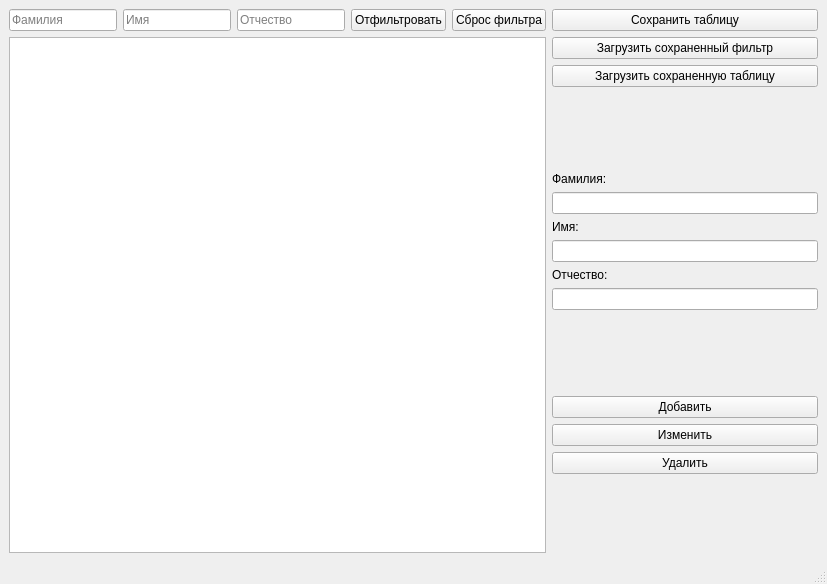
<?xml version="1.0" encoding="UTF-8"?>
<ui version="4.0">
 <class>PatientFileWindow</class>
 <widget class="QMainWindow" name="PatientFileWindow">
  <property name="geometry">
   <rect>
    <x>0</x>
    <y>0</y>
    <width>827</width>
    <height>584</height>
   </rect>
  </property>
  <property name="windowTitle">
   <string>Картотека пациентов</string>
  </property>
  <widget class="QWidget" name="centralwidget">
   <layout class="QGridLayout" name="gridLayout">
    <item row="0" column="0">
     <layout class="QHBoxLayout" name="horizontalLayout">
      <item>
       <layout class="QVBoxLayout" name="verticalLayout_5">
        <item>
         <layout class="QHBoxLayout" name="horizontalLayout_2">
          <item>
           <widget class="QLineEdit" name="surname_for_filter">
            <property name="inputMask">
             <string/>
            </property>
            <property name="text">
             <string/>
            </property>
            <property name="placeholderText">
             <string>Фамилия</string>
            </property>
           </widget>
          </item>
          <item>
           <widget class="QLineEdit" name="name_for_filter">
            <property name="text">
             <string/>
            </property>
            <property name="placeholderText">
             <string>Имя</string>
            </property>
           </widget>
          </item>
          <item>
           <widget class="QLineEdit" name="patronymic_for_filter">
            <property name="text">
             <string/>
            </property>
            <property name="placeholderText">
             <string>Отчество</string>
            </property>
           </widget>
          </item>
          <item>
           <widget class="QPushButton" name="filter_notes">
            <property name="text">
             <string>Отфильтровать</string>
            </property>
           </widget>
          </item>
          <item>
           <widget class="QPushButton" name="reset_filter_notes">
            <property name="text">
             <string>Сброс фильтра</string>
            </property>
           </widget>
          </item>
         </layout>
        </item>
        <item>
         <widget class="QTableView" name="table_patient_db"/>
        </item>
       </layout>
      </item>
      <item>
       <layout class="QVBoxLayout" name="verticalLayout_3">
        <property name="sizeConstraint">
         <enum>QLayout::SetMinimumSize</enum>
        </property>
        <item>
         <layout class="QVBoxLayout" name="verticalLayout">
          <item>
           <widget class="QPushButton" name="save_table">
            <property name="text">
             <string>Сохранить таблицу</string>
            </property>
           </widget>
          </item>
          <item>
           <widget class="QPushButton" name="download_filter">
            <property name="text">
             <string>Загрузить сохраненный фильтр</string>
            </property>
           </widget>
          </item>
          <item>
           <widget class="QPushButton" name="download_save_table">
            <property name="text">
             <string>Загрузить сохраненную таблицу</string>
            </property>
           </widget>
          </item>
          <item>
           <spacer name="verticalSpacer_3">
            <property name="orientation">
             <enum>Qt::Vertical</enum>
            </property>
            <property name="sizeHint" stdset="0">
             <size>
              <width>20</width>
              <height>40</height>
             </size>
            </property>
           </spacer>
          </item>
          <item>
           <widget class="QLabel" name="surname_label">
            <property name="text">
             <string>Фамилия:</string>
            </property>
           </widget>
          </item>
          <item>
           <widget class="QLineEdit" name="surname"/>
          </item>
          <item>
           <widget class="QLabel" name="name_label">
            <property name="text">
             <string>Имя:</string>
            </property>
           </widget>
          </item>
          <item>
           <widget class="QLineEdit" name="name"/>
          </item>
          <item>
           <widget class="QLabel" name="patronymic_label">
            <property name="text">
             <string>Отчество:</string>
            </property>
           </widget>
          </item>
          <item>
           <widget class="QLineEdit" name="patronymic"/>
          </item>
          <item>
           <spacer name="verticalSpacer">
            <property name="orientation">
             <enum>Qt::Vertical</enum>
            </property>
            <property name="sizeHint" stdset="0">
             <size>
              <width>20</width>
              <height>40</height>
             </size>
            </property>
           </spacer>
          </item>
          <item>
           <layout class="QVBoxLayout" name="verticalLayout_2">
            <item>
             <widget class="QPushButton" name="add_note">
              <property name="text">
               <string>Добавить</string>
              </property>
              <property name="shortcut">
               <string>Return</string>
              </property>
             </widget>
            </item>
            <item>
             <widget class="QPushButton" name="change_note">
              <property name="text">
               <string>Изменить</string>
              </property>
             </widget>
            </item>
            <item>
             <widget class="QPushButton" name="delete_note">
              <property name="text">
               <string>Удалить</string>
              </property>
              <property name="shortcut">
               <string>Del</string>
              </property>
             </widget>
            </item>
           </layout>
          </item>
          <item>
           <spacer name="verticalSpacer_2">
            <property name="orientation">
             <enum>Qt::Vertical</enum>
            </property>
            <property name="sizeHint" stdset="0">
             <size>
              <width>20</width>
              <height>40</height>
             </size>
            </property>
           </spacer>
          </item>
         </layout>
        </item>
       </layout>
      </item>
     </layout>
    </item>
   </layout>
  </widget>
  <widget class="QStatusBar" name="statusbar"/>
 </widget>
 <resources/>
 <connections/>
</ui>
